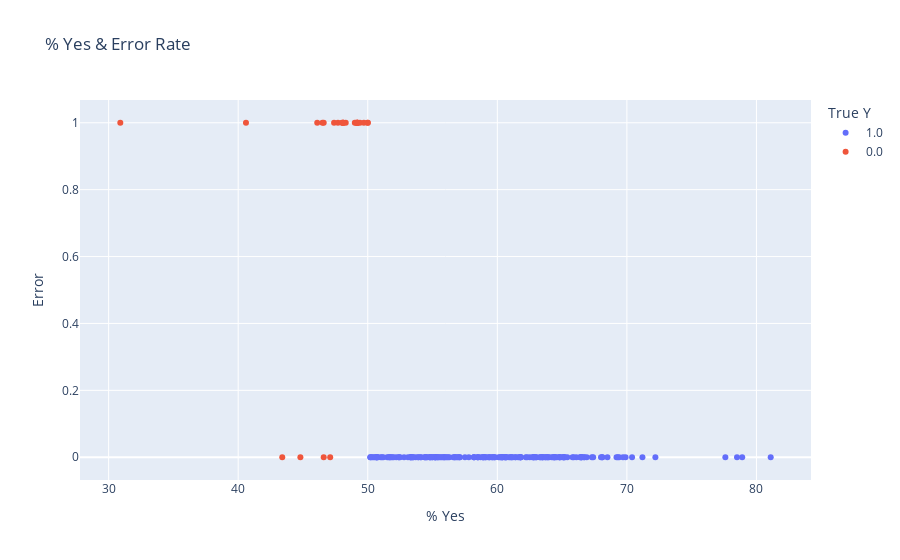

Notebook code for this chart:
### Code cell
# Plot % Yes & Error
plts.plot_yes_perc_error(X_test_all, y_test, y_pred_nn)

### Figure 1 — Plotly figure (JSON) as saved in the notebook; plotly's stock layout.template omitted (floating-point values rounded to 4 significant figures; data arrays with more than 128 entries replaced by an {"elided": "..."} marker saying what was removed)
{"data": [{"customdata": {"elided": "191x1 str values"}, "hovertemplate": "True Y=1.0<br>% Yes=%{x}<br>Error=%{y}<br>Municipality=%{customdata[0]}<extra></extra>", "legendgroup": "1.0", "marker": {"color": "#636efa", "symbol": "circle"}, "mode": "markers", "name": "1.0", "orientation": "v", "showlegend": true, "type": "scatter", "x": {"elided": "191 float values"}, "xaxis": "x", "y": {"elided": "191 int values"}, "yaxis": "y"}, {"customdata": [["Safiental"], ["Ziefen"], ["Maur"], ["Begnins"], ["Bätterkinden"], ["Fürstenau"], ["Apples"], ["Schelten"], ["Ittigen"], ["Muri (AG)"], ["Veyrier"], ["Schwerzenbach"], ["Lutry"], ["Genève"], ["Unterbäch"], ["Richterswil"], ["Ennetbaden"], ["Pregny-Chambésy"], ["Onsernone"], ["Bedigliora"], ["Wettswil am Albis"], ["Hedingen"], ["La Chaux-de-Fonds"], ["Carouge (GE)"], ["Mauraz"], ["Rheinfelden"]], "hovertemplate": "True Y=0.0<br>% Yes=%{x}<br>Error=%{y}<br>Municipality=%{customdata[0]}<extra></extra>", "legendgroup": "0.0", "marker": {"color": "#EF553B", "symbol": "circle"}, "mode": "markers", "name": "0.0", "orientation": "v", "showlegend": true, "type": "scatter", "x": [47.4, 48.3, 50, 49.2, 47.7, 49.2, 49.2, 48.1, 47.1, 49.4, 49, 46.6, 50, 44.8, 46.5, 48.1, 30.9, 48, 49.1, 48.1, 46.6, 46.1, 49.7, 43.4, 40.6, 49.2], "xaxis": "x", "y": [1, 1, 1, 1, 1, 1, 1, 1, 0, 1, 1, 0, 1, 0, 1, 1, 1, 1, 1, 1, 1, 1, 1, 0, 1, 1], "yaxis": "y"}], "layout": {"legend": {"title": {"text": "True Y"}, "tracegroupgap": 0}, "title": {"text": "% Yes & Error Rate"}, "xaxis": {"anchor": "y", "domain": [0, 1], "title": {"text": "% Yes"}}, "yaxis": {"anchor": "x", "domain": [0, 1], "title": {"text": "Error"}}}}
